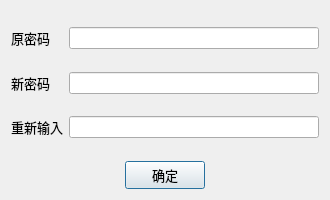
<?xml version="1.0" encoding="UTF-8"?>
<ui version="4.0">
 <class>Dialog_change_password</class>
 <widget class="QDialog" name="Dialog_change_password">
  <property name="geometry">
   <rect>
    <x>0</x>
    <y>0</y>
    <width>330</width>
    <height>200</height>
   </rect>
  </property>
  <property name="windowTitle">
   <string>修改密码</string>
  </property>
  <layout class="QGridLayout" name="gridLayout_2">
   <item row="0" column="0">
    <layout class="QGridLayout" name="gridLayout">
     <item row="4" column="1">
      <spacer name="verticalSpacer_3">
       <property name="orientation">
        <enum>Qt::Vertical</enum>
       </property>
       <property name="sizeHint" stdset="0">
        <size>
         <width>20</width>
         <height>40</height>
        </size>
       </property>
      </spacer>
     </item>
     <item row="2" column="1">
      <spacer name="verticalSpacer_2">
       <property name="orientation">
        <enum>Qt::Vertical</enum>
       </property>
       <property name="sizeHint" stdset="0">
        <size>
         <width>20</width>
         <height>40</height>
        </size>
       </property>
      </spacer>
     </item>
     <item row="3" column="0">
      <widget class="QLabel" name="label_new_pw1">
       <property name="font">
        <font>
         <family>黑体</family>
         <pointsize>10</pointsize>
        </font>
       </property>
       <property name="text">
        <string>新密码</string>
       </property>
       <property name="buddy">
        <cstring>lineEdit_new_pw1</cstring>
       </property>
      </widget>
     </item>
     <item row="5" column="0">
      <widget class="QLabel" name="label_new_pw2">
       <property name="font">
        <font>
         <family>黑体</family>
         <pointsize>10</pointsize>
        </font>
       </property>
       <property name="text">
        <string>重新输入</string>
       </property>
       <property name="buddy">
        <cstring>lineEdit_new_pw2</cstring>
       </property>
      </widget>
     </item>
     <item row="5" column="1">
      <widget class="QLineEdit" name="lineEdit_new_pw2">
       <property name="echoMode">
        <enum>QLineEdit::Password</enum>
       </property>
      </widget>
     </item>
     <item row="1" column="1">
      <widget class="QLineEdit" name="lineEdit_old_pw">
       <property name="echoMode">
        <enum>QLineEdit::Password</enum>
       </property>
      </widget>
     </item>
     <item row="3" column="1">
      <widget class="QLineEdit" name="lineEdit_new_pw1">
       <property name="echoMode">
        <enum>QLineEdit::Password</enum>
       </property>
      </widget>
     </item>
     <item row="1" column="0">
      <widget class="QLabel" name="label_pw">
       <property name="font">
        <font>
         <family>黑体</family>
         <pointsize>10</pointsize>
        </font>
       </property>
       <property name="text">
        <string>原密码</string>
       </property>
       <property name="buddy">
        <cstring>lineEdit_old_pw</cstring>
       </property>
      </widget>
     </item>
     <item row="0" column="1">
      <spacer name="verticalSpacer">
       <property name="orientation">
        <enum>Qt::Vertical</enum>
       </property>
       <property name="sizeHint" stdset="0">
        <size>
         <width>20</width>
         <height>40</height>
        </size>
       </property>
      </spacer>
     </item>
     <item row="6" column="1">
      <spacer name="verticalSpacer_4">
       <property name="orientation">
        <enum>Qt::Vertical</enum>
       </property>
       <property name="sizeHint" stdset="0">
        <size>
         <width>20</width>
         <height>40</height>
        </size>
       </property>
      </spacer>
     </item>
    </layout>
   </item>
   <item row="1" column="0">
    <layout class="QHBoxLayout" name="horizontalLayout">
     <item>
      <spacer name="horizontalSpacer">
       <property name="orientation">
        <enum>Qt::Horizontal</enum>
       </property>
       <property name="sizeHint" stdset="0">
        <size>
         <width>40</width>
         <height>20</height>
        </size>
       </property>
      </spacer>
     </item>
     <item>
      <widget class="QPushButton" name="btn_ok">
       <property name="font">
        <font>
         <family>黑体</family>
         <pointsize>10</pointsize>
        </font>
       </property>
       <property name="text">
        <string>确定</string>
       </property>
      </widget>
     </item>
     <item>
      <spacer name="horizontalSpacer_2">
       <property name="orientation">
        <enum>Qt::Horizontal</enum>
       </property>
       <property name="sizeHint" stdset="0">
        <size>
         <width>40</width>
         <height>20</height>
        </size>
       </property>
      </spacer>
     </item>
    </layout>
   </item>
  </layout>
 </widget>
 <layoutdefault spacing="6" margin="11"/>
 <tabstops>
  <tabstop>lineEdit_old_pw</tabstop>
  <tabstop>lineEdit_new_pw1</tabstop>
  <tabstop>lineEdit_new_pw2</tabstop>
  <tabstop>btn_ok</tabstop>
 </tabstops>
 <resources/>
 <connections/>
</ui>
